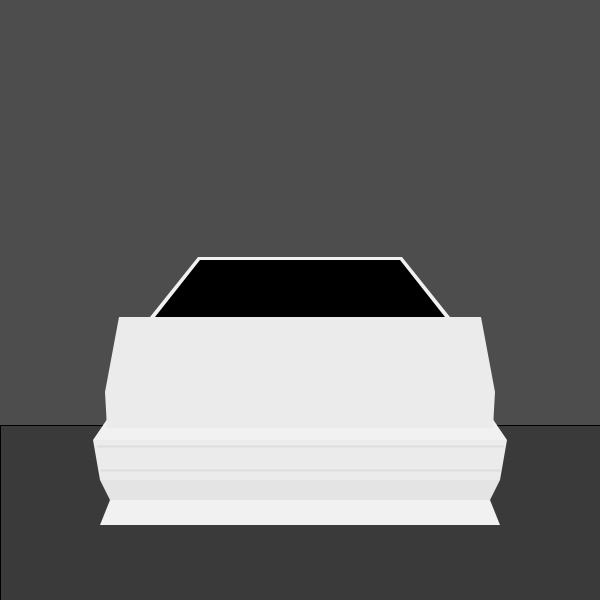
Frame 1 (no input)
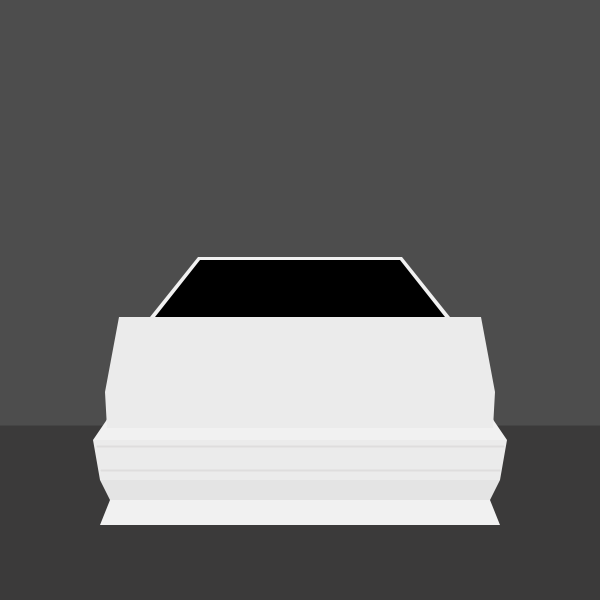
Frame 60 (the mouse pressed at the canvas centre just before this capture)
Frame 120 (the mouse held since frame 60 and released just before this capture): identical to frame 60, image omitted

The Processing sketch that drew these frames (run headless with seeded random() and noise(); from frame 60 on, the mouse is pressed at the canvas centre):

// Processing sketch: checkpoint_4
// ── checkpoint_4.pde
//carter kwong programming 12 1-4

final int SCREEN1 = 1;
final int SCREEN2 = 2;
final int SCREEN3 = 3;
final int SCREEN4 = 4;

int mode;

void setup()
{
  size(600, 600);
  imageMode(CENTER);
  textAlign(CENTER, CENTER);
  rectMode(CENTER);

  mode = SCREEN4;
}

void draw()
{
  switch (mode)
  {
  case SCREEN1:
    screen1();
    break;
  case SCREEN2:
    screen2();
    break;
  case SCREEN3:
    screen3();
    break;
  case SCREEN4:
    screen4();
    break;
  }
}

// ── Screen1.pde
void screen1()
{
  background(#000000);
  stroke(#ffffff);
  strokeWeight(2);
  int x = 50;
  int y = 50;
  int type = 1;
  while(y <= height)
  {
    unit(x, y, type);
    x+=100;
    type *= -1;
    if (x >= width)
    {
      x = 50;
      y+= 100;
      type *= -1;
    }
  }
}

void screen1Click()
{
  mode++;
}

void unit(int x_, int y_, int type_)
{
  pushMatrix();
  translate(x_, y_);
  if (type_ == 1) rotate(radians(90));
  else rotate(radians(0));
  int y1 = -50;
  int y2 = -50;
  int i = 0;
  while(i < 21)
  {
    line(-50, y1, 50, y2);
    if (i < 10) y1 += 10;
    else y2 += 10;
    i++;
  }
  popMatrix();
}

// ── Screen2.pde
void screen2()
{
  background(#ffffff);
}

void screen2Click()
{
  mode++;
}

// ── Screen3.pde
void screen3()
{
  background(#00BDFF);
}

void screen3Click()
{
  mode++;
}

// ── Screen4.pde
void screen4()
{
  pushMatrix();
  translate(width/2, height/2);
  background(#4d4d4d);
  fill(#3b3a3a);
  rect(0, 213, width, 175);//ground
  
  //body panels (bottom to top)
  noStroke();
  fill(#f1f1f1);
  quad(190, 200, -190, 200, -200, 225, 200, 225);
  fill(#e4e4e4);
  quad(200, 180, -200, 180, -190, 200, 190, 200);
  fill(#ebebeb);
  quad(207, 140, -207, 140, -200, 180, 200, 180);
  fill(#f1f1f1);
  stroke(#dedddd);
  strokeWeight(2);
  line(-203, 146, 203, 146);
  line(-199, 170, 199, 170);
  noStroke();
  quad(190, 115, -190, 115, -207, 140, 207, 140);
  fill(#ebebeb);
  quad(195, 92, -195, 92, -193, 128, 193, 128);
  fill(#ebebeb);
  quad(181, 17, -181, 17, -195, 92, 195, 92);
  fill(#f1f1f1);
  quad(102, -43, -102, -43, -150, 17, 150, 17);
  fill(#000000);
  quad(100, -40, -100, -40, -145, 17, 145, 17);
  popMatrix();
}

void screen4Click()
{
  mode = SCREEN1;
}

// ── mouse.pde
void mouseReleased()
{
  switch (mode)
  {
  case SCREEN1:
    screen1Click();
    break;
  case SCREEN2:
    screen2Click();
    break;
  case SCREEN3:
    screen3Click();
    break;
  case SCREEN4:
    screen4Click();
    break;
  }
}
